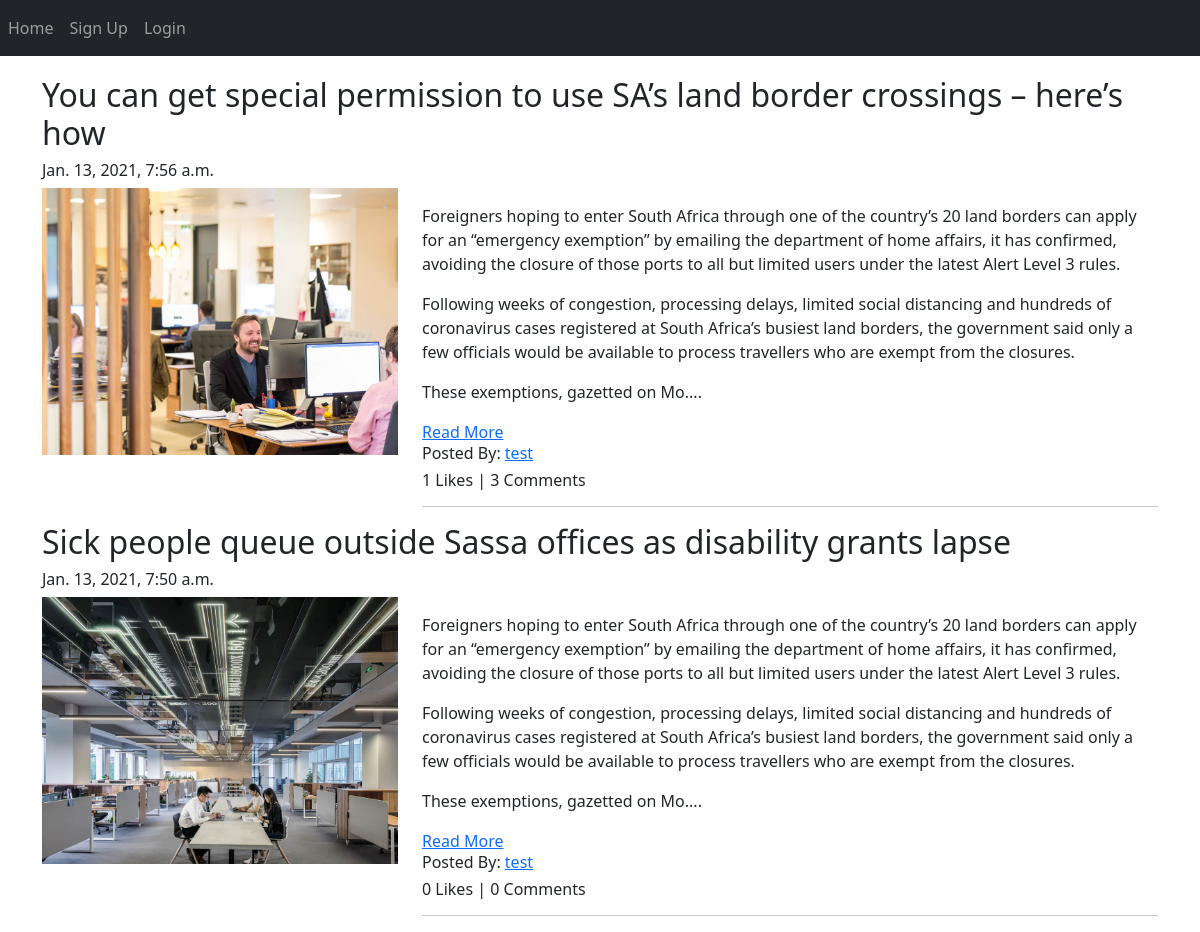
Screenshot of /blog/ with the database file from the repository.
### App_Blog/models.py (models this page shows, shortened)
class Blog(models.Model):
    author = models.ForeignKey(User, on_delete=models.CASCADE, related_name='post_author')
    blog_title = models.CharField(max_length=264, verbose_name="Add a Title")
    slug = models.SlugField(max_length=264, unique=True)
    blog_content = models.TextField(verbose_name="What is on your mind?")
    blog_image = models.ImageField(upload_to='blog_images', verbose_name="Blog Image")
    publish_date = models.DateTimeField(auto_now_add=True)
    update_date = models.DateTimeField(auto_now=True)
    class Meta:
        ordering = ['-publish_date']

### App_Blog/views.py (the view)
# urls.py: path('', views.BlogList.as_view(), name='blog_list'),
class BlogList(ListView):
    context_object_name = 'blogs'
    model = Blog
    template_name = 'App_Blog/blog_list.html'

### App_Blog/templatetags/custom_filters.py (called while the page is built)
def range_filter(value):
    return value[0:600] + "...."

### templates/App_Blog/blog_list.html (shortened to what this page needs)
{% extends 'base.html' %}
{% load custom_filters %}
{% block body %}
{% for blog in blogs%}
  <h2>{{ blog.blog_title }}</h2>
  <h6>{{ blog.publish_date }}</h6>
  <div class="row">
    <div class="col-sm-4">
      <img src="/media/{{blog.blog_image}}" alt="{{ blog.blog_title }}" title="{{ blog.blog_title }}" width="100%">
    </div>
    <div class="col-sm-8">
      <p>{{ blog.blog_content|range_filter|linebreaks }}</p>
      <a href="{% url 'App_Blog:blog_details' slug=blog.slug %}">Read More</a>
      <h6>Posted By: <a href="#"> {{ blog.author }}</a> </h6>
      <h6>{{ blog.liked_blog.count }} Likes | {{ blog.blog_comment.count }} Comments </h6>
      <hr>
    </div>
  </div>
{% endfor %}
{% endblock %}

### templates/base.html (shortened to what this page needs)
<!doctype html>
<html lang="en">
  <head>
    <link rel="stylesheet" href="https://stackpath.bootstrapcdn.com/font-awesome/4.7.0/css/font-awesome.min.css">
    <link href="https://cdn.jsdelivr.net/npm/bootstrap@5.0.0-beta1/dist/css/bootstrap.min.css" rel="stylesheet">
  </head>
  <body>
    <nav class="navbar navbar-expand-sm bg-dark navbar-dark">
      <ul class="navbar-nav">
        <li class="nav-item active">
          <a class="nav-link" href="{% url 'index' %}">Home</a>
        </li>
        {% if user.is_authenticated %}
        <li class="nav-item active">
          <a class="nav-link" href="{% url 'App_Blog:create_blog' %}">Write Blog</a>
        </li>
        <li class="nav-item active">
          <a class="nav-link" href="{% url 'App_Login:logout' %}">Logout</a>
        </li>
        <li class="nav-item active">
          <a class="nav-link" href="{% url 'App_Login:profile' %}">Profile</a>
        </li>
        {% else %}
        <li class="nav-item active">
          <a class="nav-link" href="{% url 'App_Login:signup' %}">Sign Up</a>
        </li>
        <li class="nav-item active">
          <a class="nav-link" href="{% url 'App_Login:signin' %}">Login</a>
        </li>
{% endif %}
      </ul>
    </nav>
    <div class="container" style="padding-top:20px">
      {% block body %}
      {% endblock %}
    </div>
  </body>
</html>

### rows the page displays
Blog: blog_title "You can get special permission to use SA’s land border crossings – here’s how", publish_date "Jan. 13, 2021, 7:56 a.m.", blog_image (picture), blog_content|range_filter "Foreigners hoping to enter South Africa through one of the country’s 20 land borders can apply for an “emergency exemption” by emailing the department of home affairs, it has confirmed, avoiding the closure of those ports to all but limited users under the latest Alert Level 3 rules. Following weeks of congestion, processing delays, limited social distancing and hundreds of coronavirus cases registered at South Africa’s busiest land borders, the government said only a few officials would be available to process travellers who are exempt from the closures. These exemptions, gazetted on Mo....", author "test", liked_blog.count "1", blog_comment.count "3"
Blog: blog_title "Sick people queue outside Sassa offices as disability grants lapse", publish_date "Jan. 13, 2021, 7:50 a.m.", blog_image (picture), blog_content|range_filter "Foreigners hoping to enter South Africa through one of the country’s 20 land borders can apply for an “emergency exemption” by emailing the department of home affairs, it has confirmed, avoiding the closure of those ports to all but limited users under the latest Alert Level 3 rules. Following weeks of congestion, processing delays, limited social distancing and hundreds of coronavirus cases registered at South Africa’s busiest land borders, the government said only a few officials would be available to process travellers who are exempt from the closures. These exemptions, gazetted on Mo....", author "test", liked_blog.count "0", blog_comment.count "0"
